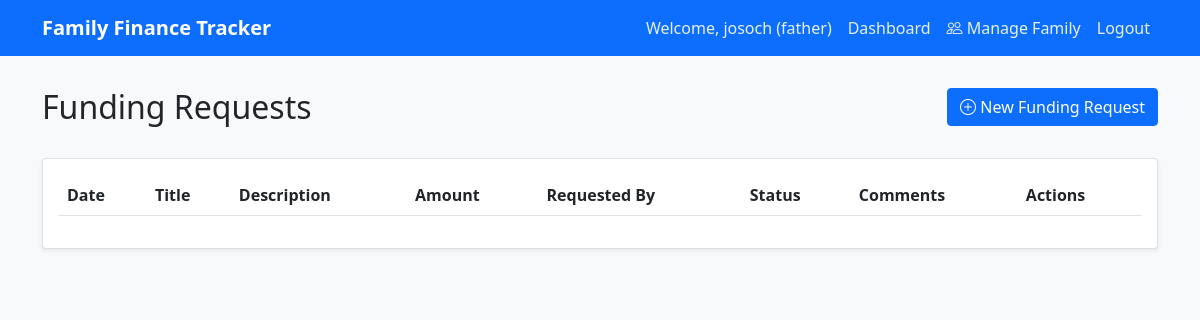
The page /funding_requests (signed in) on the database as committed earlier.
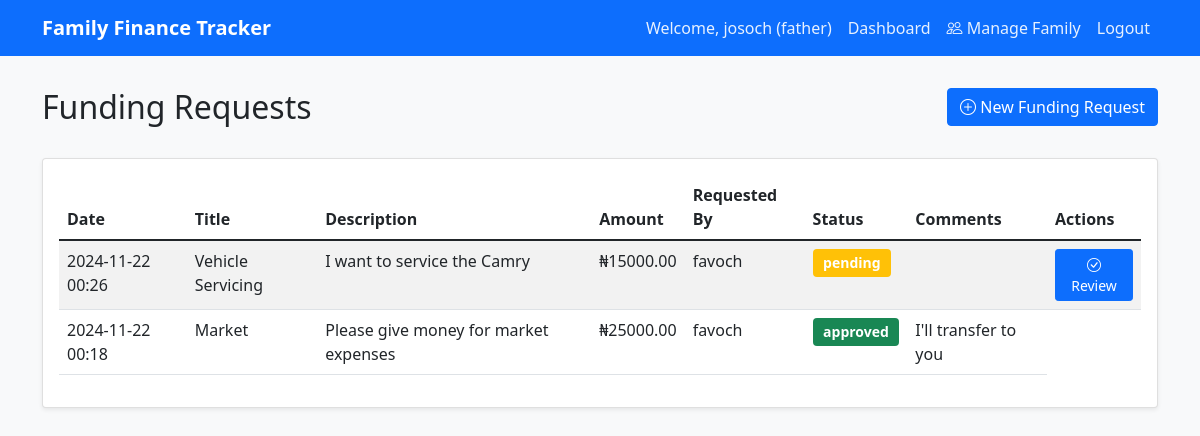
The same page on the database as committed later.
### app.py (models this page shows, shortened)
class User(UserMixin, db.Model):
    id = db.Column(db.Integer, primary_key=True)
    username = db.Column(db.String(80), unique=True, nullable=False)
    email = db.Column(db.String(120), unique=True, nullable=False)
    password_hash = db.Column(db.String(120), nullable=False)
    role = db.Column(db.String(20), nullable=False)  # 'father', 'mother', 'child'
    family_id = db.Column(db.Integer, db.ForeignKey('family.id'), nullable=False)
    is_active = db.Column(db.Boolean, default=True)
    created_at = db.Column(db.DateTime, default=datetime.utcnow)
    last_login = db.Column(db.DateTime)
    balance = db.Column(db.Float, default=0.0)
    transactions_created = db.relationship('Transaction', backref='creator', foreign_keys=[Transaction.created_by], lazy=True)
    transactions_received = db.relationship('Transaction', backref='payee', foreign_keys=[Transaction.payee_id], lazy=True)
    requests_created = db.relationship('FundingRequest', foreign_keys='FundingRequest.requested_by', backref='requester', lazy=True)
    requests_approved = db.relationship('FundingRequest', foreign_keys='FundingRequest.approved_by', backref='approver', lazy=True)

class FundingRequest(db.Model):
    id = db.Column(db.Integer, primary_key=True)
    title = db.Column(db.String(100), nullable=False)
    description = db.Column(db.Text, nullable=False)
    amount = db.Column(db.Float, nullable=False)
    date_requested = db.Column(db.DateTime, default=datetime.utcnow)
    status = db.Column(db.String(20), default='pending')  # pending, approved, rejected
    family_id = db.Column(db.Integer, db.ForeignKey('family.id'), nullable=False)
    requested_by = db.Column(db.Integer, db.ForeignKey('user.id'), nullable=False)
    approved_by = db.Column(db.Integer, db.ForeignKey('user.id'), nullable=True)
    approved_date = db.Column(db.DateTime, nullable=True)
    comments = db.Column(db.Text, nullable=True)

### app.py (the view)
@app.route('/funding_requests')
@login_required
def funding_requests():
    requests = FundingRequest.query.filter_by(family_id=current_user.family_id)\
        .order_by(FundingRequest.date_requested.desc()).all()
    return render_template('funding_requests.html', requests=requests)

### app.py (called while the page is built)
@login_manager.user_loader
def load_user(user_id):
    return User.query.get(int(user_id))

### templates/funding_requests.html (shortened to what this page needs)
<!DOCTYPE html>
<html lang="en">
<head>
    <link href="https://cdn.jsdelivr.net/npm/bootstrap@5.1.3/dist/css/bootstrap.min.css" rel="stylesheet">
    <link rel="stylesheet" href="https://cdn.jsdelivr.net/npm/bootstrap-icons@1.7.2/font/bootstrap-icons.css">
    <link rel="stylesheet" href="{{ url_for('static', filename='style.css') }}">
</head>
<body>
    <nav class="navbar navbar-expand-lg navbar-dark bg-primary">
        <div class="container">
            <a class="navbar-brand" href="#">Family Finance Tracker</a>
            <div class="collapse navbar-collapse" id="navbarNav">
                <ul class="navbar-nav ms-auto">
                    <li class="nav-item">
                        <span class="nav-link">Welcome, {{ current_user.username }} ({{ current_user.role }})</span>
                    </li>
                    <li class="nav-item">
                        <a class="nav-link" href="{{ url_for('dashboard') }}">Dashboard</a>
                    </li>
                    {% if current_user.role == 'father' %}
                    <li class="nav-item">
                        <a class="nav-link" href="{{ url_for('manage_family_members') }}">
                            <i class="bi bi-people"></i> Manage Family
                        </a>
                    </li>
                    {% endif %}
                    <li class="nav-item">
                        <a class="nav-link" href="{{ url_for('logout') }}">Logout</a>
                    </li>
                </ul>
            </div>
        </div>
    </nav>
    <div class="container mt-4">
        <div class="row mb-4">
            <div class="col">
                <h2>Funding Requests</h2>
            </div>
            <div class="col text-end">
                <a href="{{ url_for('add_funding_request') }}" class="btn btn-primary">
                    <i class="bi bi-plus-circle"></i> New Funding Request
                </a>
            </div>
        </div>
        <div class="card">
            <div class="card-body">
                <div class="table-responsive">
                    <table class="table table-striped">
                        <thead>
                            <tr>
                                <th>Date</th>
                                <th>Title</th>
                                <th>Description</th>
                                <th>Amount</th>
                                <th>Requested By</th>
                                <th>Status</th>
                                <th>Comments</th>
                                {% if current_user.role == 'father' %}
                                <th>Actions</th>
                                {% endif %}
                            </tr>
                        </thead>
                        <tbody>
                            {% for request in requests %}
                            <tr>
                                <td>{{ request.date_requested.strftime('%Y-%m-%d %H:%M') }}</td>
                                <td>{{ request.title }}</td>
                                <td>{{ request.description }}</td>
                                <td>₦{{ "%.2f"|format(request.amount) }}</td>
                                <td>{{ request.requester.username }}</td>
                                <td>
                                    <span class="badge {% if request.status == 'approved' %}bg-success{% elif request.status == 'rejected' %}bg-danger{% else %}bg-warning{% endif %}">
                                        {{ request.status }}
                                    </span>
                                </td>
                                <td>{{ request.comments or '' }}</td>
                                {% if current_user.role == 'father' and request.status == 'pending' %}
                                <td>
                                    <button type="button" class="btn btn-sm btn-primary" data-bs-toggle="modal" data-bs-target="#reviewModal{{ request.id }}">
                                        <i class="bi bi-check-circle"></i> Review
                                    </button>
                                </td>
                                {% endif %}
                            </tr>
                            {% endfor %}
                        </tbody>
                    </table>
                </div>
            </div>
        </div>
    </div>
</body>
</html>

### static/style.css (style rules this page uses)
body { background-color: #f8f9fa; }
.navbar { margin-bottom: 2rem; }
.card { box-shadow: 0 0.125rem 0.25rem rgba(0, 0, 0, 0.075); margin-bottom: 1.5rem; }
.table th { font-weight: 600; }
.badge { font-size: 0.875rem; padding: 0.5em 0.75em; }
.btn-primary { background-color: #0d6efd; border-color: #0d6efd; }
.navbar-brand { font-weight: 600; }
.nav-link { color: rgba(255, 255, 255, 0.9) !important; }

Rows that differ between the two databases and show on the page:
added FundingRequest: date_requested "2024-11-22 00:26", title "Vehicle Servicing", description "I want to service the Camry", amount "15000.00", requester.username "favoch", status "pending"
added FundingRequest: date_requested "2024-11-22 00:18", title "Market", description "Please give money for market expenses", amount "25000.00", requester.username "favoch", status "approved", comments "I'll transfer to you"
